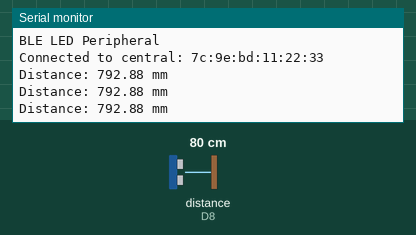
This sketch was run on a simulated Arduino Nano 33 IoT. Shown: the last lines printed to the serial monitor. Wiring (inferred from the names in the program): ultrasonic range finder: trigger D7; echo D8. Inputs (shaded band) come from the test bench; at power-on: distance to the obstacle (sensor on D8) 80 cm. The echo pulse lasts 58.3 µs per cm; nothing arrives over Bluetooth unless stated; a phone connects over Bluetooth LE 3 s after start.

Above: at 4.3 s.
4.4 s: distance to the obstacle (sensor on D8) set to 2 cm
At 4.9 s:
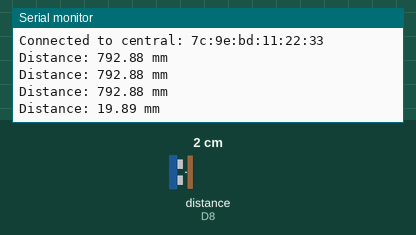
5.9 s: distance to the obstacle (sensor on D8) set to 4 cm
At 6.4 s:
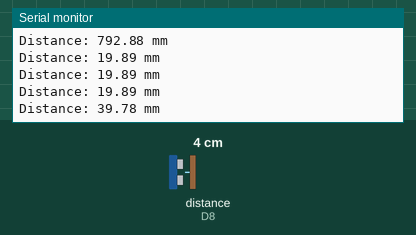
Timing chart, 0 to 8.9 s (numbered marks = the images above; inputs shaded):
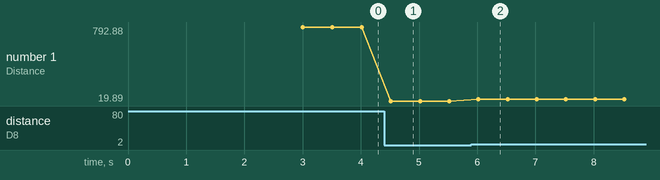

Measured:
- after the input at 4.4 s, the serial monitor: prints a new line after 0.12 s (image 1)
- after the input at 5.9 s, the serial monitor: prints a new line after 0.12 s (image 2)
- plotted number 1: 792.88 → 19.89 after the input at 4.4 s, 19.89 → 39.78 after the input at 5.9 s

The sketch:

ble_connection.ino
```cpp
#include "ArduinoBLE.h"

BLEService ledService("713D0000-503E-4C75-BA94-3148F18D941E"); // BLE LED Service

// BLE LED Switch Characteristic - custom 128-bit UUID, read and writable by central
BLEStringCharacteristic switchCharacteristic("713D0002-503E-4C75-BA94-3148F18D941E", BLERead | BLENotify, 20);

#define TRIGGER_PIN   7
#define ECHO_PIN      8

int echoTime;             //time in us
float distance;           //distance in mms

void setup() {
  // initialize serial and wait for serial monitor to be opened:
  Serial.begin(9600);
  while (!Serial);

  // set LED pin to output mode:
  pinMode(TRIGGER_PIN, OUTPUT);
  pinMode(ECHO_PIN, INPUT);
  digitalWrite(TRIGGER_PIN, LOW);     //set trigger pin LOW - idle state

  // begin initialization:
  if (!BLE.begin()) {
    Serial.println("starting BLE failed!");
    while (true);
  }

  // set advertised local name and service UUID:
  BLE.setLocalName("ultrasonic");
  BLE.setAdvertisedService(ledService);

  // add the characteristic to the service
  ledService.addCharacteristic(switchCharacteristic);

  // add service:
  BLE.addService(ledService);

  // set the initial value for the characteristic:
  // switchCharacteristic.writeValue(0);

  // start advertising
  BLE.advertise();

  Serial.println("BLE LED Peripheral");
}

void loop() {
  // listen for BLE peripherals to connect:
  BLEDevice central = BLE.central();

  // if a central is connected:
  if (central) {
    Serial.print("Connected to central: ");
    // print the central's MAC address:
    Serial.println(central.address());

    // while the central is still connected to peripheral:
    while (central.connected()) {
      digitalWrite(TRIGGER_PIN, HIGH);    //send trigger pulse
      delayMicroseconds(10);
      digitalWrite(TRIGGER_PIN, LOW);

      echoTime = pulseIn(ECHO_PIN, HIGH); //capture the echo signal and determine duration of pulse when HIGH

      distance = (echoTime*0.034*10)/2;    //obtain distance (in mm), from time

      Serial.print("Distance: ");
      Serial.print(distance);
      Serial.println(" mm");

      String dist = String(distance, 2);

      switchCharacteristic.writeValue("D"+dist+"D");

      delay(500);
    }

    // when the central disconnects, print it out:
    Serial.print("Disconnected from central: ");
    Serial.println(central.address());
  }
}
```
